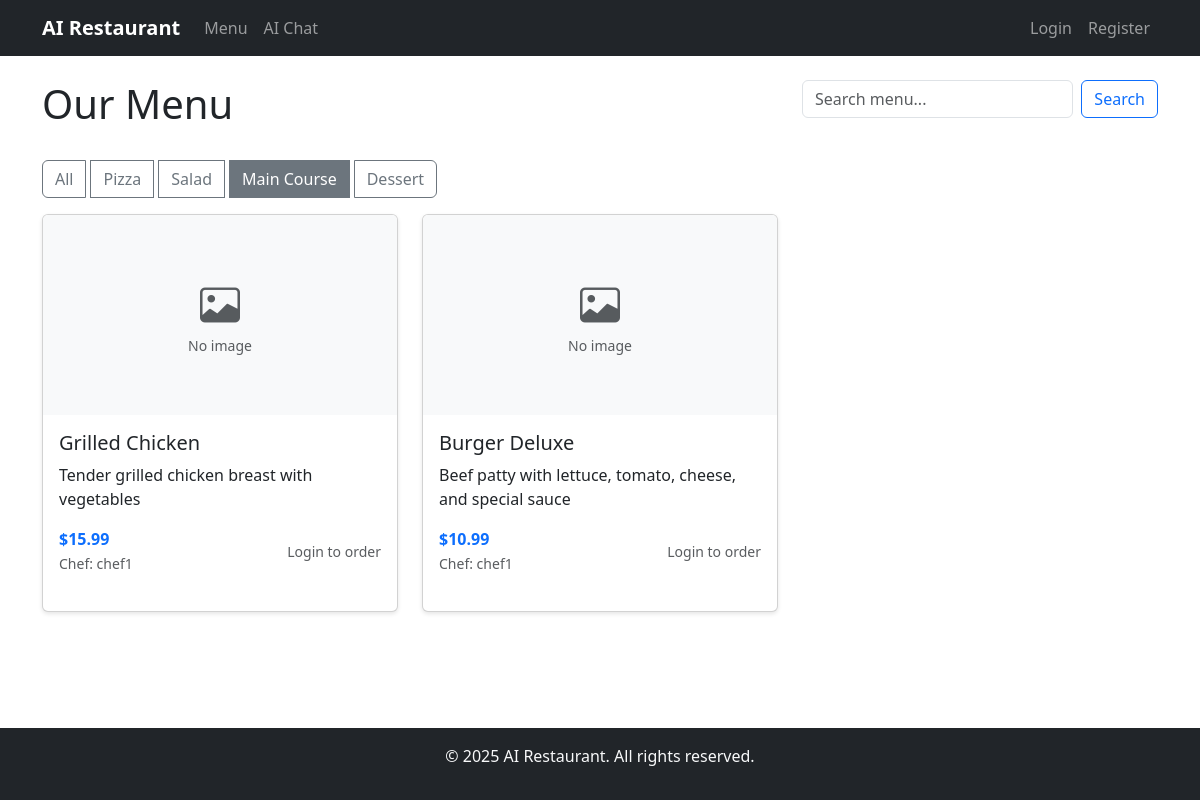
/?category=Main+Course, run on the app's committed database.
### Online_Restaurant/models.py (models this page shows, shortened)
class Menu(db.Model):
    __tablename__ = 'menu'
    id = db.Column(db.Integer, primary_key=True)
    name = db.Column(db.String(100), nullable=False)
    description = db.Column(db.Text)
    price = db.Column(db.Float, nullable=False)
    image_path = db.Column(db.String(255))
    chef_id = db.Column(db.Integer, db.ForeignKey('users.id'), nullable=True)
    category = db.Column(db.String(50))
    is_available = db.Column(db.Boolean, default=True)
    created_at = db.Column(db.DateTime, default=datetime.utcnow)
    order_items = db.relationship('OrderItem', backref='menu_item', lazy='dynamic')
    ratings = db.relationship('Rating', backref='menu_item', lazy='dynamic')
    def average_rating(self):
        ratings = self.ratings.all()
        if not ratings:
            return 0.0
        return sum(r.rating for r in ratings) / len(ratings)

class User(UserMixin, db.Model):
    __tablename__ = 'users'
    id = db.Column(db.Integer, primary_key=True)
    username = db.Column(db.String(80), unique=True, nullable=False, index=True)
    email = db.Column(db.String(120), unique=True, nullable=False)
    password_hash = db.Column(db.String(255), nullable=False)
    role = db.Column(db.String(20), nullable=False, default='Visitor')  # Visitor, Customer, VIP, Chef, DeliveryPerson, Manager
    balance = db.Column(db.Float, default=0.0)
    salary = db.Column(db.Float, default=0.0)  # For employees
    created_at = db.Column(db.DateTime, default=datetime.utcnow)
    is_active = db.Column(db.Boolean, default=True)
    orders_placed = db.relationship('Order', foreign_keys='Order.customer_id', backref='customer', lazy='dynamic')
    orders_delivered = db.relationship('Order', foreign_keys='Order.delivery_person_id', backref='delivery_person', lazy='dynamic')
    complaints_filed = db.relationship('Complaint', foreign_keys='Complaint.filed_by_id', backref='filer', lazy='dynamic')
    complaints_received = db.relationship('Complaint', foreign_keys='Complaint.filed_against_id', backref='target', lazy='dynamic')
    compliments_filed = db.relationship('Compliment', foreign_keys='Compliment.filed_by_id', backref='filer', lazy='dynamic')
    compliments_received = db.relationship('Compliment', foreign_keys='Compliment.filed_against_id', backref='target', lazy='dynamic')
    warnings = db.relationship('Warning', backref='user', lazy='dynamic')
    ratings_given = db.relationship('Rating', foreign_keys='Rating.customer_id', lazy='dynamic')
    menu_items = db.relationship('Menu', backref='chef', lazy='dynamic')

### Online_Restaurant/app.py (the view, shortened to what this page needs)
@app.route('/')
def index():
    search = request.args.get('search', '')
    category = request.args.get('category', '')
    query = Menu.query.filter_by(is_available=True)
    if search:
        query = query.filter(Menu.name.contains(search) | Menu.description.contains(search))
    if category:
        query = query.filter_by(category=category)
    menu_items = query.all()
    personalized_items = {}
    categories = db.session.query(Menu.category).distinct().all()
    categories = [c[0] for c in categories if c[0]]
    return render_template('index.html',
                         menu_items=menu_items,
                         search=search,
                         category=category,
                         categories=categories,
                         personalized_items=personalized_items)

### Online_Restaurant/templates/index.html (shortened to what this page needs)
{% extends "base.html" %}
{% block content %}
<div class="row mb-4">
    <div class="col-md-8">
        <h1>Our Menu</h1>
    </div>
    <div class="col-md-4">
        <form method="GET" action="{{ url_for('index') }}" class="d-flex">
            <input class="form-control me-2" type="search" name="search" placeholder="Search menu..." value="{{ search }}">
            <button class="btn btn-outline-primary" type="submit">Search</button>
        </form>
    </div>
</div>
<div class="mb-3">
    {% if categories %}
    <div class="btn-group" role="group">
        <a href="{{ url_for('index') }}" class="btn btn-outline-secondary">All</a>
        {% for cat in categories %}
        <a href="{{ url_for('index', category=cat) }}"
           class="btn btn-outline-secondary {% if category == cat %}active{% endif %}">{{ cat }}</a>
        {% endfor %}
    </div>
    {% endif %}
</div>
<div class="row">
    {% for item in menu_items %}
    <div class="col-md-4 mb-4">
        <div class="card h-100">
            {% if item.image_path %}
            <img src="{{ url_for('static', filename='images/' + item.image_path) }}"
                 class="card-img-top" alt="{{ item.name }}" style="height: 200px; object-fit: cover;">
            {% else %}
            <div class="card-img-top d-flex align-items-center justify-content-center bg-light" style="height: 200px;">
                <div class="text-center">
                    <i class="bi bi-image fs-1 text-muted"></i>
                    <p class="text-muted small mb-0">No image</p>
                </div>
            </div>
            {% endif %}
            <div class="card-body">
                <h5 class="card-title">{{ item.name }}</h5>
                <p class="card-text">{{ item.description or 'Delicious item from our kitchen' }}</p>
                <div class="d-flex justify-content-between align-items-center">
                    <div>
                        <strong class="text-primary">${{ "%.2f"|format(item.price) }}</strong>
                        {% if item.chef %}
                        <br><small class="text-muted">Chef: {{ item.chef.username }}</small>
                        {% endif %}
                        {% set avg_rating = item.average_rating() %}
                    </div>
                    {% if current_user.is_authenticated and current_user.is_customer() %}
                    <form method="POST" action="{{ url_for('add_to_cart', menu_id=item.id) }}" class="d-inline">
                        <div class="input-group" style="width: 120px;">
                            <input type="number" name="quantity" value="1" min="1" class="form-control form-control-sm" style="width: 60px;">
                            <button type="submit" class="btn btn-primary btn-sm">
                                <i class="bi bi-cart-plus"></i>
                            </button>
                        </div>
                    </form>
                    {% elif not current_user.is_authenticated %}
                    <small class="text-muted">Login to order</small>
                    {% endif %}
                </div>
            </div>
        </div>
    </div>
    {% else %}
    <div class="col-12">
        <p class="text-center text-muted">No menu items found.</p>
    </div>
    {% endfor %}
</div>
{% endblock %}

### Online_Restaurant/static/css/style.css (style rules this page uses)
body { min-height: 100vh; display: flex; flex-direction: column; }
.card { box-shadow: 0 2px 4px rgba(0,0,0,0.1); margin-bottom: 20px; }
.card-img-top { width: 100%; height: 200px; object-fit: cover; }
.btn-group .btn { margin-right: 5px; }

### data on the page
Menu: category "Pizza"
Menu: category "Salad"
Menu: category "Dessert"
Menu: shows "No image", name "Grilled Chicken", description "Tender grilled chicken breast with vegetables", price "15.99", chef.username "chef1"
Menu: shows "No image", name "Burger Deluxe", description "Beef patty with lettuce, tomato, cheese, and special sauce", price "10.99", chef.username "chef1"

### other printed values
{{ cat }} "Main Course"
